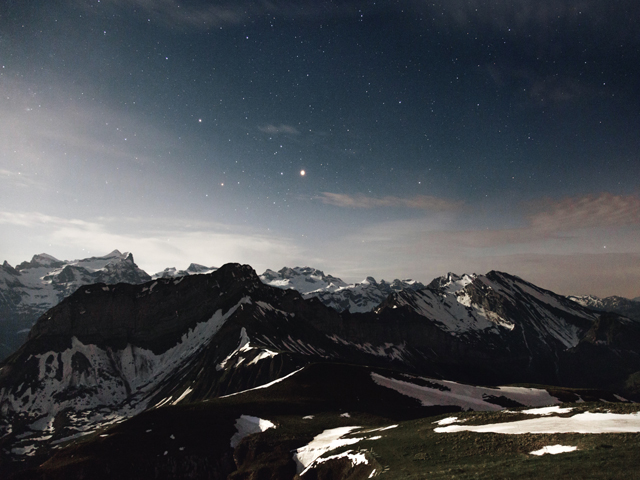
#> input picture markshi/night.jpg, 640 x 480 px
$ jupyter execute --allow-errors 'Encode and Decode.ipynb'   (shell and % lines are left out)   (older library calls are emulated)
#> lines starting #> are read from the running program, lines starting #| are printed output that depends on the picture
#> further down, fullPic is the input picture: shape (480, 640, 3); mean B, G, R 78, 73.4, 69.9
#| (480, 640, 3)
# Encode & Decode for single block

takes a 16x16x3 matrix, corresponding to a Macroblock of the image

Outputs the result of the DCT transformation and Quantization

[cell 1]
import numpy as np
import sys
import cv2
import scipy.fftpack as fft
import matplotlib.pyplot as plt

[cell 2]
class Frame:
    def __init__(self, image, QF=1):
        '''
        @param image: RBG image of shape (height, width, 3)
        '''
#> called with QF = 1
        self.QF=QF
        self.image = image
        self.r = image[:, :, 0]
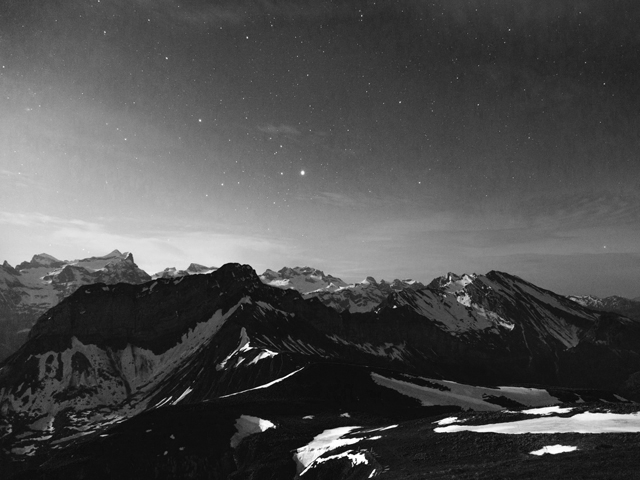
#> self.r: shape (480, 640); min 0, max 255, mean 78
        self.g = image[:, :, 1]
        self.b = image[:, :, 2]
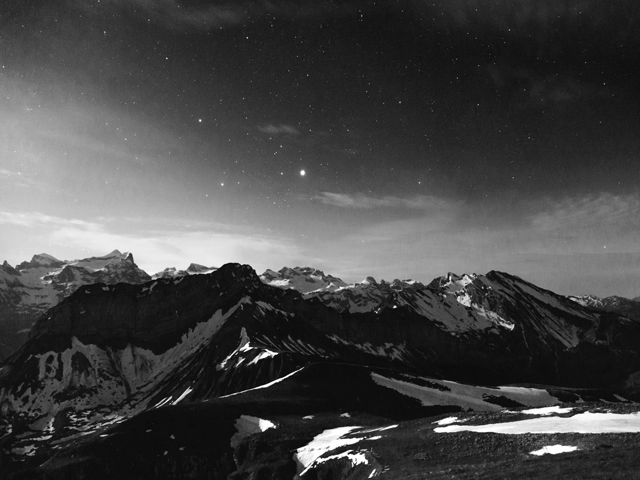
#> self.b: shape (480, 640); min 1, max 255, mean 69.9
        self.v_mblocks = np.shape(self.r)[0] // 16
#> self.v_mblocks = 30
        self.h_mblocks = np.shape(self.r)[1] // 16
#> self.h_mblocks = 40

    def getFrame(self):
        reconstructed_image = np.dstack((self.r, self.g, self.b))
        return reconstructed_image

    def show(self):
        self.getFrame()
        plt.imshow(self.getFrame())

    def getBlock(self,m,n):
        m_start = m*16
        n_start = n*16
        tmp = self.image[m_start:m_start+16,n_start:n_start+16]
        plt.imshow(tmp)
        return tmp
    '''
    def image_to_blocks(self):
        """
        Convert the stored image into a sequence of 8x8 pixel blocks for encoding
        :return: (x, 8, 8) shaped array. x depends on dimensions of original image
        """
        return proto_mpeg_computation.image_to_blocks(self.r, self.g, self.b)'''

[cell 3]
img_name = 'night.jpg'
fullPic = cv2.imread(img_name)
print(fullPic.shape)

[cell 4]
pic = Frame(fullPic, QF=1)

[cell 5]
tmp = pic.getBlock(0,0)
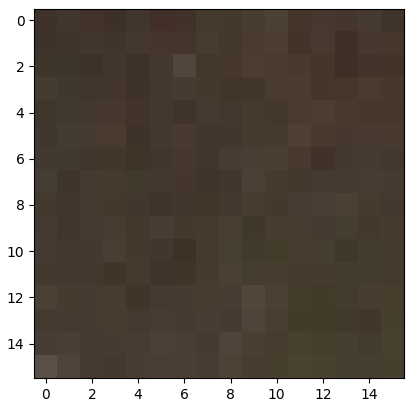
#> figure drawn by matplotlib, 1 panel

[cell 6]
tmp.shape
#> Out = (16, 16, 3)

$ run again, with markshi/cameraman.png saved as markshi/night.jpg
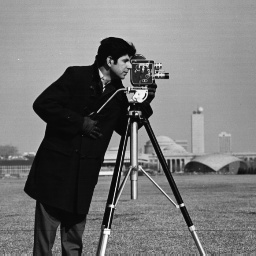
#> input picture markshi/cameraman.png, 256 x 256 px
#> fullPic is the input picture: shape (256, 256, 3); min 4, max 254, mean 118.7
#| (256, 256, 3)
#> `[cell 5] tmp = pic.getBlock(0,0)`:
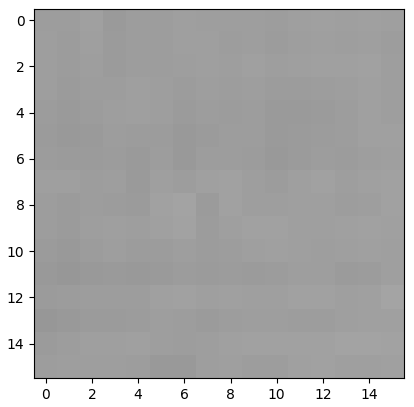
#> figure drawn by matplotlib, 1 panel

$ run again, with markshi/baboon - 副本.jpg copied over markshi/night.jpg
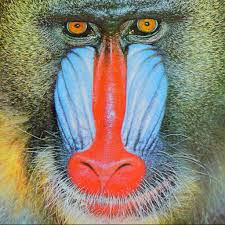
#> input picture markshi/baboon - 副本.jpg, 225 x 225 px
#> fullPic is the input picture: shape (225, 225, 3); mean B, G, R 114.1, 129.7, 138.1
#| (225, 225, 3)
#> in __init__, `self.b = image[:, :, 2]`:
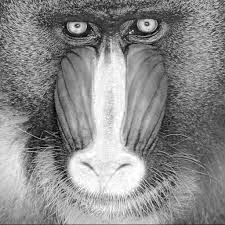
#> self.b: shape (225, 225); min 0, max 255, mean 138.1
#> `[cell 5] tmp = pic.getBlock(0,0)`:
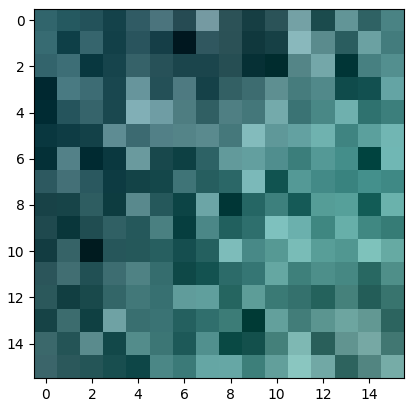
#> figure drawn by matplotlib, 1 panel
